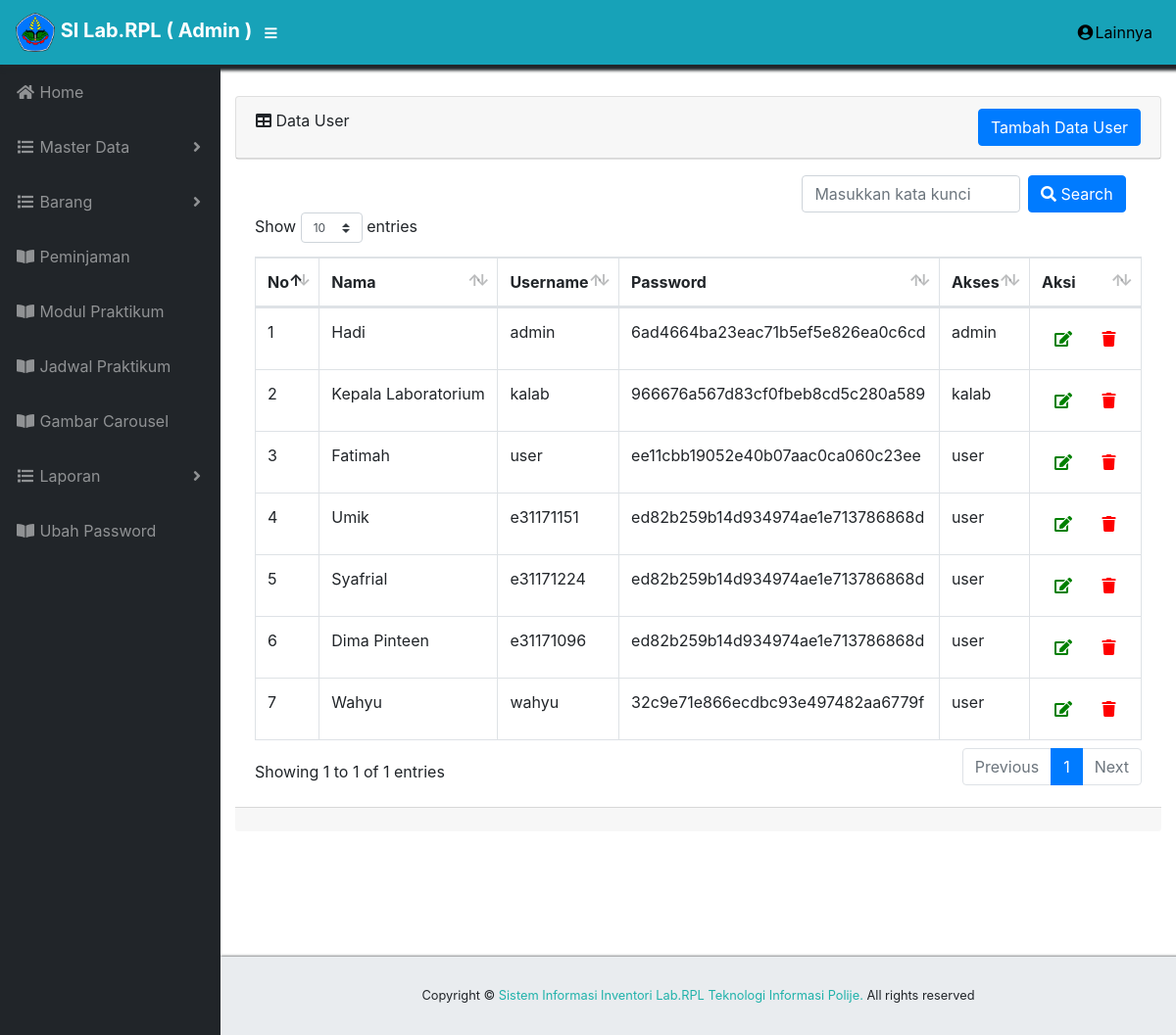
The app's page /index.php/admin/user with its own data.
### tables this page shows
CREATE TABLE `user` (
  `id_user` int(11) NOT NULL,
  `username` varchar(25) NOT NULL,
  `password` varchar(50) NOT NULL,
  `akses` varchar(20) NOT NULL,
  `nama` varchar(150) DEFAULT NULL
);

### application/controllers/admin/User.php (called while the page is built, shortened)
<?php
class User extends CI_Controller{
	function __construct(){
		$this->load->model("m_user");
	}
	public function index(){
		$data["user"] = $this->m_user->getAll();
		$this->load->view('admin/data-user', $data);
	}
}

### index.php (called while the page is built, shortened)
<?php
require_once BASEPATH.'core/CodeIgniter.php';

### application/models/M_user.php (called while the page is built, shortened)
<?php defined('BASEPATH') OR exit('No direct script access allowed');
class m_user extends CI_Model
{
	public function getAll()
	{
		$this->db->select('*');
		$this->db->from('user');
		$query = $this->db->get();
		return $query->result();
	}
}

### application/views/admin/data-user.php (the view, shortened to what this page needs)
<!DOCTYPE html>
<html>
<div id="content-wrapper">
<div class="container-fluid">
<div class="card mb-3">
<div class="card-header">
<i class="fas fa-table" ></i>
 Data User
<a href="<?php echo base_url('admin/user/tambah') ?>">
<button name="tambah" type="button" class="btn btn-primary col-xs-3 float-right">Tambah Data User</button></a>
</div>
</div>
<?php echo form_open('admin/user/search') ?>
<div class="row float-right">
<input type="text" name="keyword" class="col-md-7 mr-2 form-control" placeholder="Masukkan kata kunci">
<button type="submit" name="search_submit" class="btn btn-primary"><i class="fas fa-search" ></i> Search</button>
<?php echo form_close() ?>
</div>
<div class="card-body">
<div class="table-responsive">
         <table class="table table-bordered" id="dataTable" width="100%" cellspacing="0">
            <thead>
			   <tr>
				   <th>No</th>
				   <th>Nama</th>
				   <th>Username</th>
				   <th>Password</th>
				   <th>Akses</th>
				   <th>Aksi</th>
				   </tr>
				   </thead>
			<?php $no = 1; foreach($user as $us) : ?>
				<tbody>
					  <tr>
					  <td><?php echo $no++; ?></td>
					  <td><?php echo $us->nama ?></td>
					  <td><?php echo $us->username ?></td>
					  <td><?php echo $us->password ?></td>
					  <td><?php echo $us->akses ?></td>
					  <td>
                       <a href="<?php echo site_url('admin/user/edit/'.$us->id_user) ?>" class="btn btn-small" ><i class="fas fa-edit" style="color: green;"></i></a>
			          <a onclick="return confirm ('Data Akan dihapus?')" href="<?php echo site_url('admin/user/delete/'.$us->id_user) ?>" class="btn btn-small" ><i class="fas fa-trash" style="color: red;"></i></a>
                      </td>
					  </tr>
				</tbody>
			<?php endforeach ;?>
	      </table>
</div>
</div>
<div class="card-footer small text-muted"></div>
</div>
</div>
</html>

### css/sb-admin.css (style rules this page uses)
html { position: relative; min-height: 100%; }
body { height: 100%; }
#wrapper #content-wrapper { overflow-x: hidden; width: 100%; padding-top: 1rem; padding-bottom: 80px; }
:root { --input-padding-x: 0.75rem; --input-padding-y: 0.75rem; }

### records on screen
user: nama "Hadi", username "admin", password "6ad4664ba23eac71b5ef5e826ea0c6cd", akses "admin"
user: nama "Kepala Laboratorium", username "kalab", password "966676a567d83cf0fbeb8cd5c280a589", akses "kalab"
user: nama "Fatimah", username "user", password "ee11cbb19052e40b07aac0ca060c23ee", akses "user"
user: nama "Umik", username "e31171151", password "ed82b259b14d934974ae1e713786868d", akses "user"
user: nama "Syafrial", username "e31171224", password "ed82b259b14d934974ae1e713786868d", akses "user"
user: nama "Dima Pinteen", username "e31171096", password "ed82b259b14d934974ae1e713786868d", akses "user"
user: nama "Wahyu", username "wahyu", password "32c9e71e866ecdbc93e497482aa6779f", akses "user"
